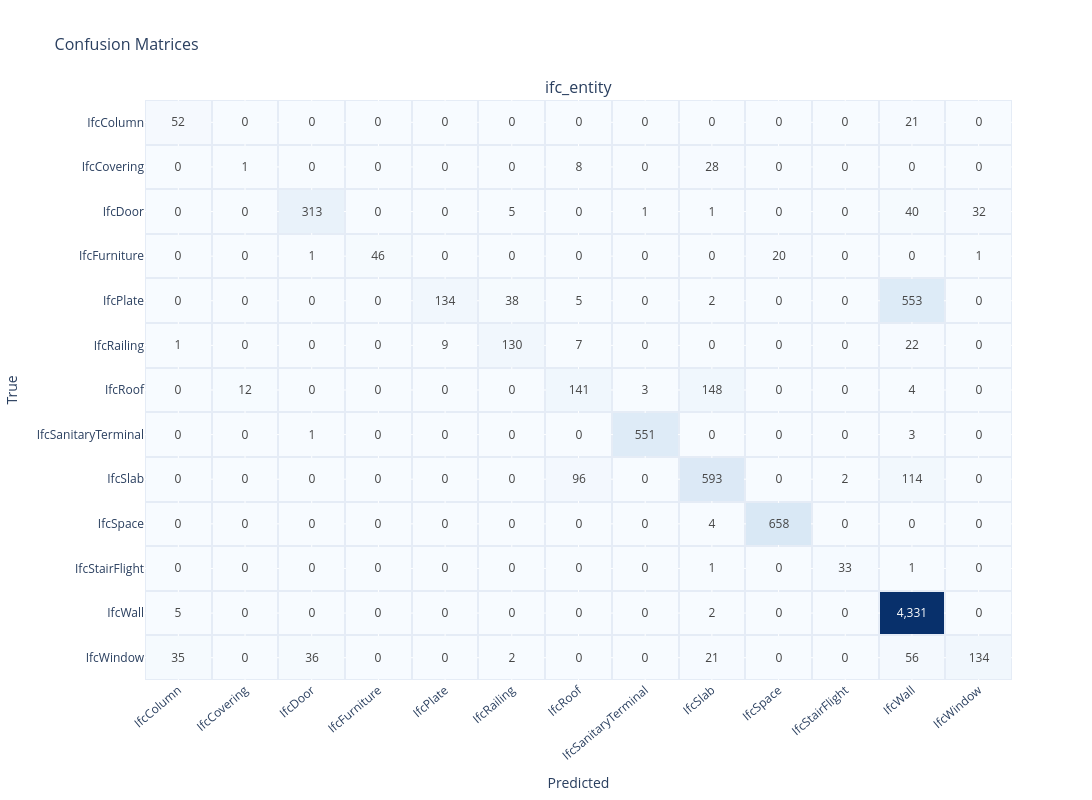
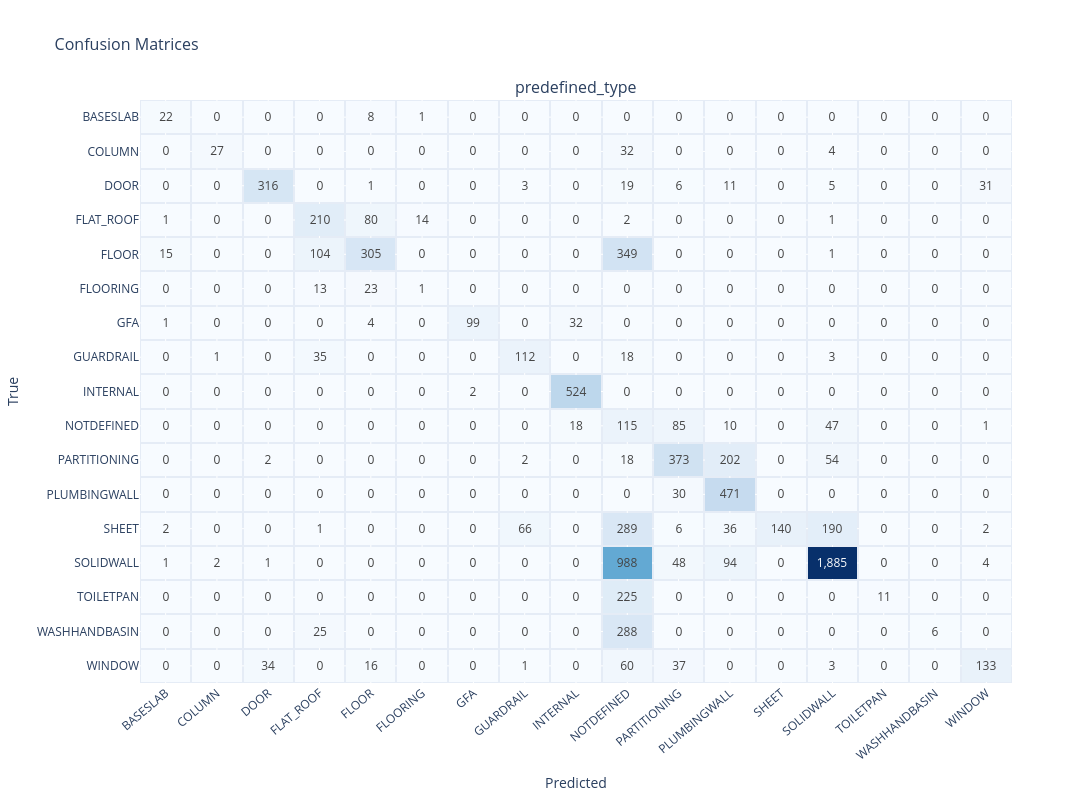
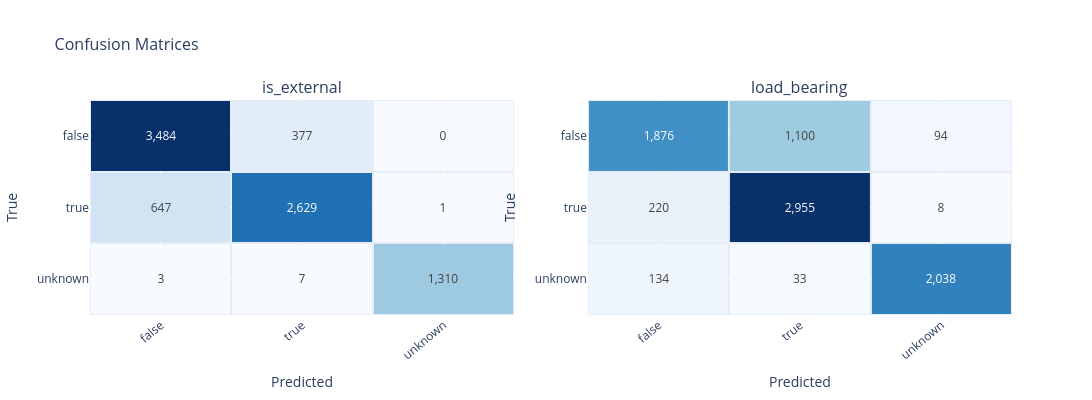

The cell these charts' notebook holds for them, in order:
### Code cell
val_cms = confusion_matrices_for_predictions(y_val, y_pred_val, LABEL_COLS)

plot_confusion_matrices(val_cms, label="ifc_entity", ncols=1, save="confusion_matrix_ifc_entity_validation", chapter="appendix")
plot_confusion_matrices(val_cms, label="predefined_type", ncols=1, save="confusion_matrix_predefined_type_validation", chapter="appendix")
plot_confusion_matrices(val_cms, label=["is_external", "load_bearing"], ncols=2, height=400, save="confusion_matrix_is_external_load_bearing_validation", chapter="appendix")

### Figure 1 — Plotly figure (JSON) as saved in the notebook; plotly's stock layout.template omitted (floating-point values rounded to 4 significant figures; data arrays with more than 128 entries replaced by an {"elided": "..."} marker saying what was removed)
{"data": [{"colorscale": [[0, "rgb(247,251,255)"], [0.125, "rgb(222,235,247)"], [0.25, "rgb(198,219,239)"], [0.375, "rgb(158,202,225)"], [0.5, "rgb(107,174,214)"], [0.625, "rgb(66,146,198)"], [0.75, "rgb(33,113,181)"], [0.875, "rgb(8,81,156)"], [1, "rgb(8,48,107)"]], "hovertemplate": "True: %{y}<br>Predicted: %{x}<br>Count: %{z:,}<extra></extra>", "showscale": false, "text": {"elided": "13x13 float values"}, "texttemplate": "%{z:,d}", "type": "heatmap", "x": ["IfcColumn", "IfcCovering", "IfcDoor", "IfcFurniture", "IfcPlate", "IfcRailing", "IfcRoof", "IfcSanitaryTerminal", "IfcSlab", "IfcSpace", "IfcStairFlight", "IfcWall", "IfcWindow"], "xaxis": "x", "xgap": 2, "y": ["IfcColumn", "IfcCovering", "IfcDoor", "IfcFurniture", "IfcPlate", "IfcRailing", "IfcRoof", "IfcSanitaryTerminal", "IfcSlab", "IfcSpace", "IfcStairFlight", "IfcWall", "IfcWindow"], "yaxis": "y", "ygap": 2, "z": {"elided": "13x13 float values"}}], "layout": {"annotations": [{"font": {"size": 16}, "showarrow": false, "text": "ifc_entity", "x": 0.5, "xanchor": "center", "xref": "paper", "y": 1, "yanchor": "bottom", "yref": "paper"}], "height": 800, "margin": {}, "title": {"font": {"size": 16}, "text": "Confusion Matrices"}, "width": 1400, "xaxis": {"anchor": "y", "domain": [0, 1], "tickangle": -40, "title": {"text": "Predicted"}}, "yaxis": {"anchor": "x", "autorange": "reversed", "domain": [0, 1], "title": {"text": "True"}}}}

### Figure 2 — Plotly figure (JSON) as saved in the notebook; plotly's stock layout.template omitted (floating-point values rounded to 4 significant figures; data arrays with more than 128 entries replaced by an {"elided": "..."} marker saying what was removed)
{"data": [{"colorscale": [[0, "rgb(247,251,255)"], [0.125, "rgb(222,235,247)"], [0.25, "rgb(198,219,239)"], [0.375, "rgb(158,202,225)"], [0.5, "rgb(107,174,214)"], [0.625, "rgb(66,146,198)"], [0.75, "rgb(33,113,181)"], [0.875, "rgb(8,81,156)"], [1, "rgb(8,48,107)"]], "hovertemplate": "True: %{y}<br>Predicted: %{x}<br>Count: %{z:,}<extra></extra>", "showscale": false, "text": {"elided": "17x17 float values"}, "texttemplate": "%{z:,d}", "type": "heatmap", "x": ["BASESLAB", "COLUMN", "DOOR", "FLAT_ROOF", "FLOOR", "FLOORING", "GFA", "GUARDRAIL", "INTERNAL", "NOTDEFINED", "PARTITIONING", "PLUMBINGWALL", "SHEET", "SOLIDWALL", "TOILETPAN", "WASHHANDBASIN", "WINDOW"], "xaxis": "x", "xgap": 2, "y": ["BASESLAB", "COLUMN", "DOOR", "FLAT_ROOF", "FLOOR", "FLOORING", "GFA", "GUARDRAIL", "INTERNAL", "NOTDEFINED", "PARTITIONING", "PLUMBINGWALL", "SHEET", "SOLIDWALL", "TOILETPAN", "WASHHANDBASIN", "WINDOW"], "yaxis": "y", "ygap": 2, "z": {"elided": "17x17 float values"}}], "layout": {"annotations": [{"font": {"size": 16}, "showarrow": false, "text": "predefined_type", "x": 0.5, "xanchor": "center", "xref": "paper", "y": 1, "yanchor": "bottom", "yref": "paper"}], "height": 800, "margin": {}, "title": {"font": {"size": 16}, "text": "Confusion Matrices"}, "width": 1400, "xaxis": {"anchor": "y", "domain": [0, 1], "tickangle": -40, "title": {"text": "Predicted"}}, "yaxis": {"anchor": "x", "autorange": "reversed", "domain": [0, 1], "title": {"text": "True"}}}}

### Figure 3 — Plotly figure (JSON) as saved in the notebook; plotly's stock layout.template omitted (floating-point values rounded to 4 significant figures)
{"data": [{"colorscale": [[0, "rgb(247,251,255)"], [0.125, "rgb(222,235,247)"], [0.25, "rgb(198,219,239)"], [0.375, "rgb(158,202,225)"], [0.5, "rgb(107,174,214)"], [0.625, "rgb(66,146,198)"], [0.75, "rgb(33,113,181)"], [0.875, "rgb(8,81,156)"], [1, "rgb(8,48,107)"]], "hovertemplate": "True: %{y}<br>Predicted: %{x}<br>Count: %{z:,}<extra></extra>", "showscale": false, "text": [[3484.0, 377.0, 0.0], [647.0, 2629.0, 1.0], [3.0, 7.0, 1310.0]], "texttemplate": "%{z:,d}", "type": "heatmap", "x": ["false", "true", "unknown"], "xaxis": "x", "xgap": 2, "y": ["false", "true", "unknown"], "yaxis": "y", "ygap": 2, "z": [[3484.0, 377.0, 0.0], [647.0, 2629.0, 1.0], [3.0, 7.0, 1310.0]]}, {"colorscale": [[0, "rgb(247,251,255)"], [0.125, "rgb(222,235,247)"], [0.25, "rgb(198,219,239)"], [0.375, "rgb(158,202,225)"], [0.5, "rgb(107,174,214)"], [0.625, "rgb(66,146,198)"], [0.75, "rgb(33,113,181)"], [0.875, "rgb(8,81,156)"], [1, "rgb(8,48,107)"]], "hovertemplate": "True: %{y}<br>Predicted: %{x}<br>Count: %{z:,}<extra></extra>", "showscale": false, "text": [[1876.0, 1100.0, 94.0], [220.0, 2955.0, 8.0], [134.0, 33.0, 2038.0]], "texttemplate": "%{z:,d}", "type": "heatmap", "x": ["false", "true", "unknown"], "xaxis": "x2", "xgap": 2, "y": ["false", "true", "unknown"], "yaxis": "y2", "ygap": 2, "z": [[1876.0, 1100.0, 94.0], [220.0, 2955.0, 8.0], [134.0, 33.0, 2038.0]]}], "layout": {"annotations": [{"font": {"size": 16}, "showarrow": false, "text": "is_external", "x": 0.23, "xanchor": "center", "xref": "paper", "y": 1, "yanchor": "bottom", "yref": "paper"}, {"font": {"size": 16}, "showarrow": false, "text": "load_bearing", "x": 0.77, "xanchor": "center", "xref": "paper", "y": 1, "yanchor": "bottom", "yref": "paper"}], "height": 400, "margin": {}, "title": {"font": {"size": 16}, "text": "Confusion Matrices"}, "width": 1400, "xaxis": {"anchor": "y", "domain": [0, 0.46], "tickangle": -40, "title": {"text": "Predicted"}}, "xaxis2": {"anchor": "y2", "domain": [0.54, 1], "tickangle": -40, "title": {"text": "Predicted"}}, "yaxis": {"anchor": "x", "autorange": "reversed", "domain": [0, 1], "title": {"text": "True"}}, "yaxis2": {"anchor": "x2", "autorange": "reversed", "domain": [0, 1], "title": {"text": "True"}}}}
